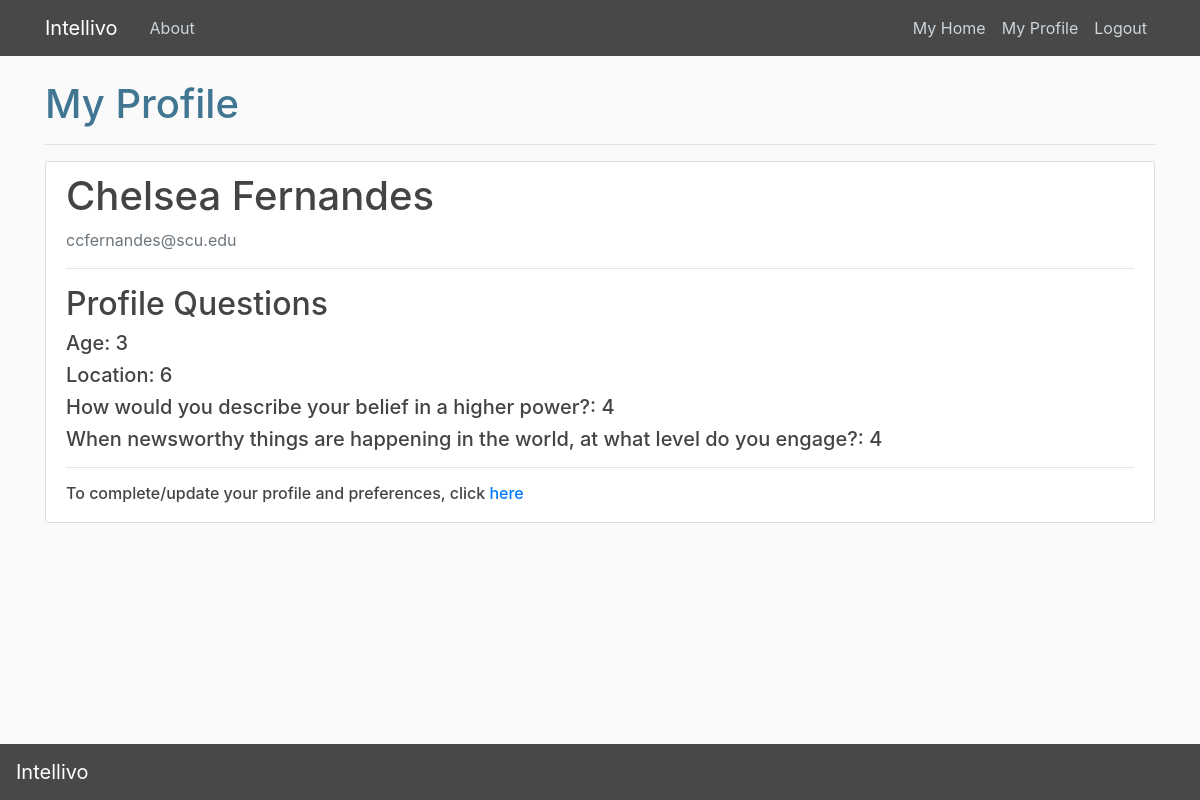
The page /profile (signed in) on the database as committed earlier.
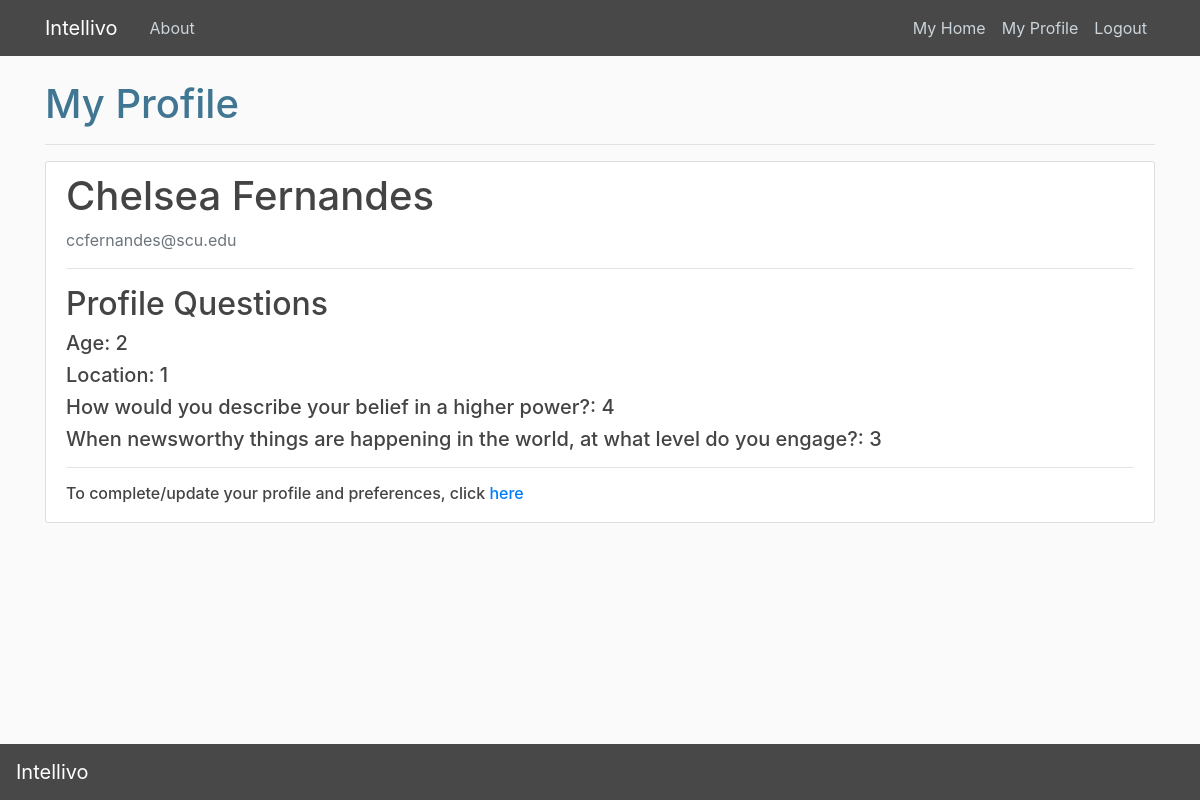
The same page on the database as committed later.
### intellivo_package/models.py (models this page shows, shortened)
class User(db.Model, UserMixin):
    id = db.Column(db.Integer, primary_key=True)
    firstname = db.Column(db.String(40), nullable=False)
    lastname = db.Column(db.String(40))
    email = db.Column(db.String(120), unique=True, nullable=False)
    password = db.Column(db.String(60), nullable=False)
    pref = db.relationship('UserPref', backref='user', uselist=False) # one to one relationship

class UserPref(db.Model):
    age = db.Column(db.Integer, unique=False, nullable=False, primary_key=True)
    spirituality = db.Column(db.Integer, unique=False, nullable=False, primary_key=True)
    location = db.Column(db.Integer, unique=False, nullable=False, primary_key=True)
    engagement = db.Column(db.Integer, unique=False, nullable=False, primary_key=True)
    user_id = db.Column(db.Integer, db.ForeignKey('user.id'), unique=True)

### intellivo_package/routes.py (the view)
@app.route("/profile")
@login_required
def profile():
    user = current_user
    userpref = UserPref.query.filter_by(user_id = user.id).first()
    return render_template('profile.html', title='Profile', userpref=userpref)

### intellivo_package/models.py (called while the page is built)
@login_manager.user_loader
def load_user(user_id):
    return User.query.get(int(user_id))

### intellivo_package/templates/profile.html (shortened to what this page needs)
{% extends "layout.html" %}
{% block content %}
	<h1> My Profile </h1>
	<hr>
	<div class="content-section">
      	<div class="media">
	        <div class="media-body">
	          <h2 class="account-heading">{{ current_user.firstname }} {{ current_user.lastname }}</h2>
	          <p class="text-secondary">{{ current_user.email }}</p>
	          <hr>
    	</div>
     </div>
     <h2>Profile Questions</h2>
     <h5>Age: {{ userpref.age }}</h5>
     <h5>Location: {{ userpref.location }}</h5>
     <h5>How would you describe your belief in a higher power?: {{ userpref.spirituality }}</h5>
     <h5>When newsworthy things are happening in the world, at what level do you engage?: {{ userpref.engagement }}</h5>
     <hr>
     <h6>To complete/update your profile and preferences, click <a href="{{ url_for('preferences') }}">here</a>
	</h6>
{% endblock content %}

### intellivo_package/templates/layout.html (shortened to what this page needs)
<!DOCTYPE html>
<html>
<head>
<link rel="stylesheet" href="https://maxcdn.bootstrapcdn.com/bootstrap/4.0.0/css/bootstrap.min.css">
<link rel="stylesheet" type="text/css" href="{{ url_for('static', filename='main.css') }}">
</head>
<body>
	<header class="site-header">
      <nav class="navbar navbar-expand-md navbar-dark bg-steel fixed-top">
        <div class="container">
          <a class="navbar-brand mr-4" href="{{ url_for('home') }}">Intellivo</a>
          <div class="collapse navbar-collapse" id="navbarToggle">
            <div class="navbar-nav mr-auto">
              <a class="nav-item nav-link" href="{{ url_for('about') }}">About</a>
            </div>
            <div class="navbar-nav">
            	{% if current_user.is_authenticated %}
            		<a class="nav-item nav-link" href="{{ url_for('user') }}">My Home</a>
            		<a class="nav-item nav-link" href="{{ url_for('profile') }}">My Profile</a>
            		<a class="nav-item nav-link" href="{{ url_for('logout') }}">Logout</a>
            	{% else %}
              		<a class="nav-item nav-link" href="{{ url_for('login') }}">Login</a>
              		<a class="nav-item nav-link" href="{{ url_for('register') }}">Register</a>
              	{% endif %}
            </div>
          </div>
        </div>
      </nav>
    </header>
	<div class="container">
		{% block content %}{% endblock %}
	</div>
	<div class="footer">
		<nav class="navbar navbar-expand-sm navbar-dark bg-steel fixed-bottom">
			  <a class="navbar-brand" href="{{ url_for('home') }}">Intellivo</a>
  		</nav>
	</div>
</body>
</html>

### intellivo_package/static/main.css (style rules this page uses)
body { background: #fafafa; color: #333333; margin-top: 5rem; }
h1 { color: #407692; }
h2, h3, h4, h5, h6 { color: #444444; }
.bg-steel { background-color: #494848; }
.site-header .navbar-nav .nav-link { color: #cbd5db; }
.content-section { background: #ffffff; padding: 10px 20px; border: 1px solid #dddddd; border-radius: 3px; margin-bottom: 20px; }
.account-heading { font-size: 2.5rem; }

Rows that differ between the two databases and show on the page:
changed UserPref: age "3" → "2"; location "6" → "1"; engagement "4" → "3"
